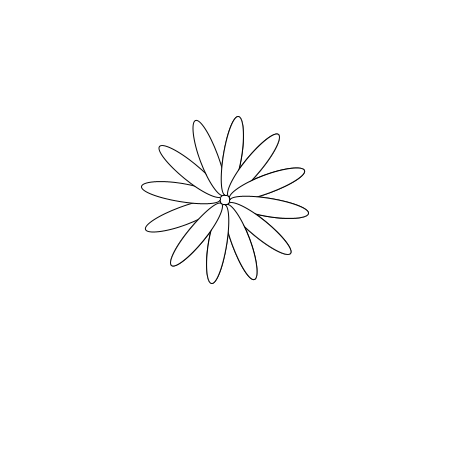
Frame 1 (no input)
Frame 60 (the mouse pressed at the canvas centre just before this capture): identical to frame 1, image omitted
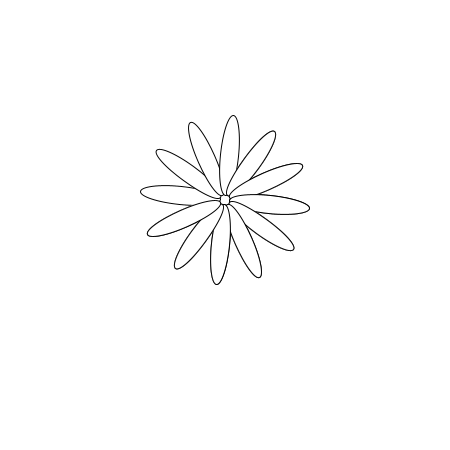
Frame 120 (the mouse held since frame 60 and released just before this capture)

The Processing sketch that drew these frames (run headless with seeded random() and noise(); from frame 60 on, the mouse is pressed at the canvas centre):

// Processing sketch: processing_28201
// ── processing_28201.pde

float deg=30;

void setup(){
size (450, 450);
}

void draw(){
  background (255);
  
float ang = atan2 (mouseY-height,mouseX-width/2); 


//// centro flor
pushMatrix();
fill (255);
stroke (0);
translate (0,-250);
ellipse (0,0,20,20);
pushMatrix();
translate (width/2,height);
rotate (ang+PI*0.7);


///Petalos
fill(255);
strokeWeight(1);

for (int i=0; i<20;i++){
pushMatrix();
float rad = radians(deg*i);
rotate (rad);
translate (0, -45);
ellipse (0,0,18,80);
popMatrix();
}

popMatrix();
popMatrix();

}
